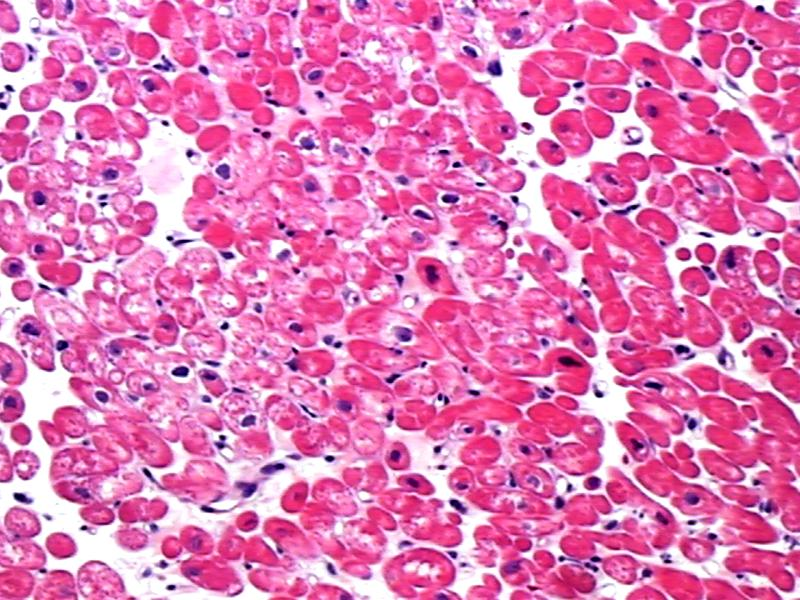
#> input picture images_original/13/R0_caso1.jpg, 800 x 600 px, found by its file name
$ python 13_texture_b.py
#> lines starting #> are read from the running program, lines starting #| are printed output that depends on the picture
import numpy as np
from PIL import Image
from skimage.feature import local_binary_pattern

# Carrega a imagem em tons de cinza
img = Image.open('./images_original/13/R0_caso1.jpg').convert('L')
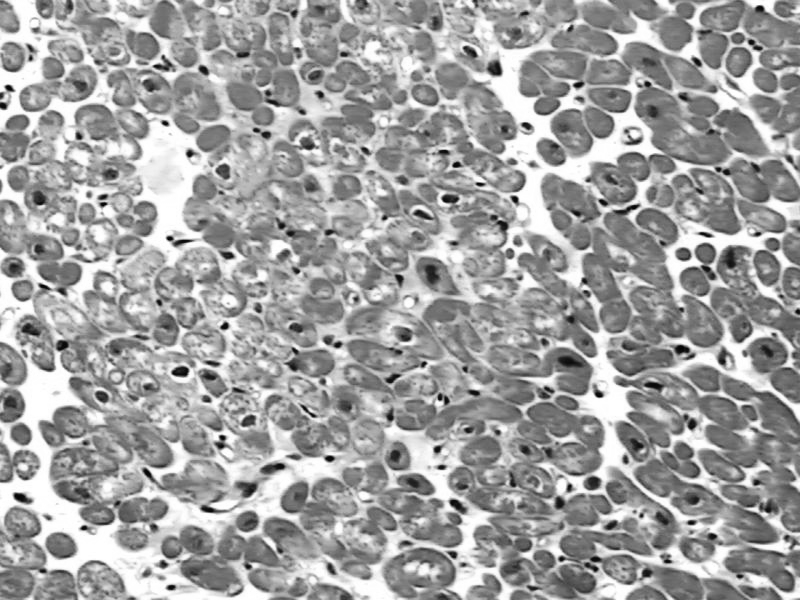
#> img: PIL image 800x600 L; min 3, max 255, mean 160.7

# Converte para matriz NumPy
img_array = np.array(img)

# Define os parâmetros para o cálculo do LBP
radius = 1
n_points = 8

# Calcula o LBP da imagem
lbp = local_binary_pattern(img_array, n_points, radius)
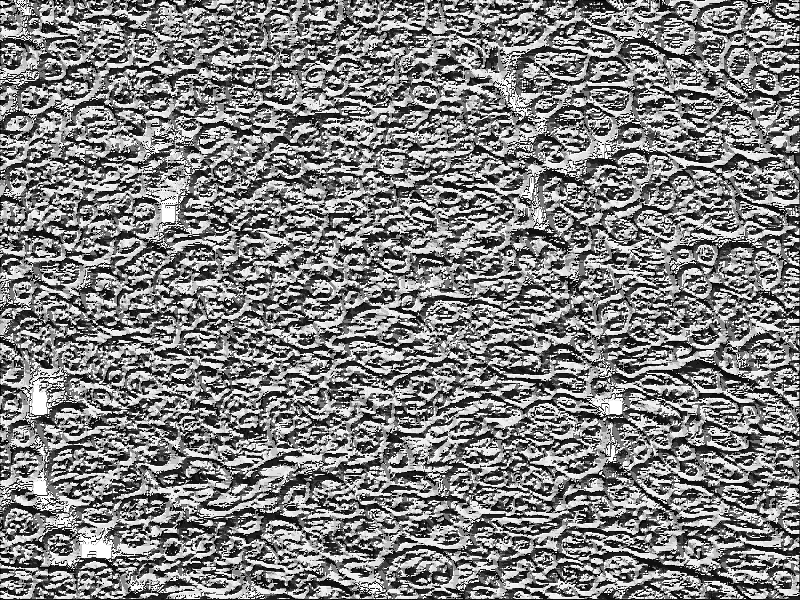
#> lbp: shape (600, 800) float64; min 0, max 255, mean 128.6

# Exibe a imagem resultante
generated = Image.fromarray(lbp)
generated = generated.convert('RGB')
#> generated: PIL image 800x600 RGB
generated.save('./images_generate/13/atividade_8_exercicio_2.jpg')

$ run again, with images_original/13/R0_caso2.jpg copied over images_original/13/R0_caso1.jpg
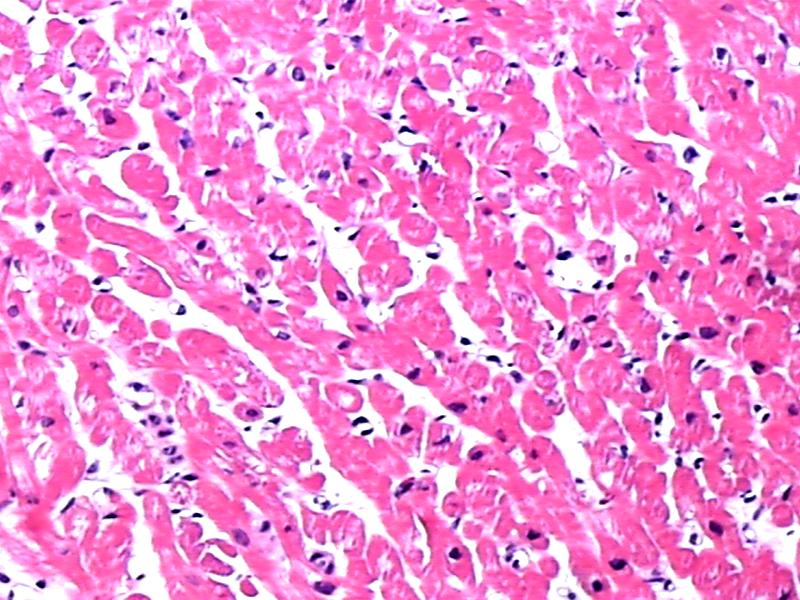
#> input picture images_original/13/R0_caso2.jpg, 800 x 600 px, found by its file name
#> `img = Image.open('./images_original/13/R0_caso1.jpg').convert('L')`:
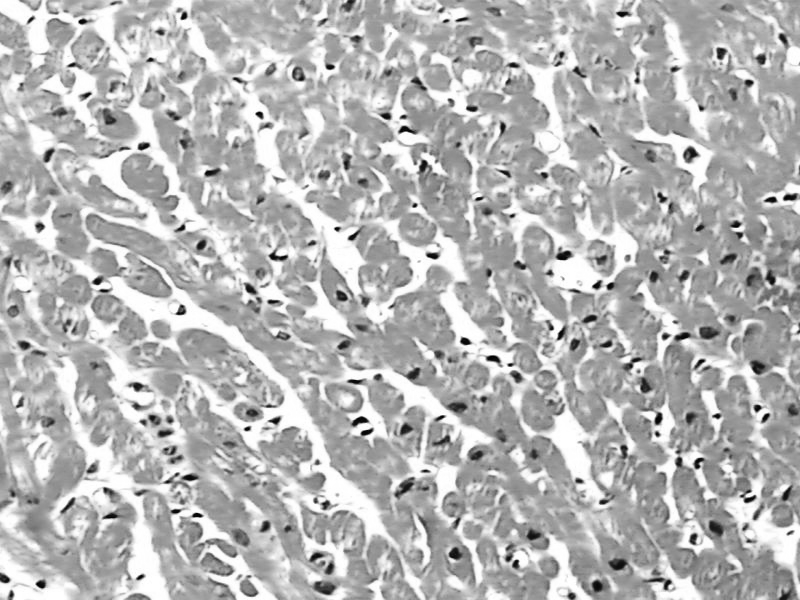
#> img: PIL image 800x600 L; min 1, max 255, mean 181.4
#> `lbp = local_binary_pattern(img_array, n_points, radius)`:
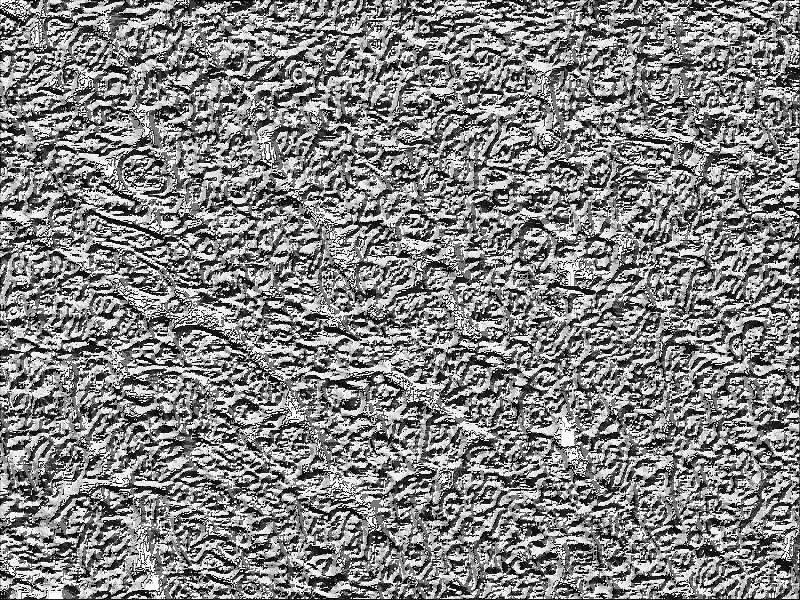
#> lbp: shape (600, 800) float64; min 0, max 255, mean 131.9

$ run again, with images_original/13/R3_caso1.jpg copied over images_original/13/R0_caso1.jpg
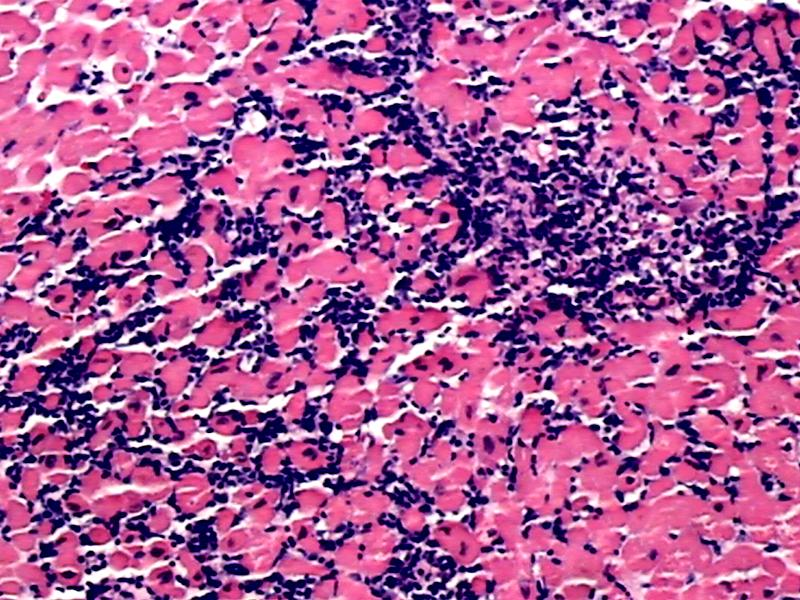
#> input picture images_original/13/R3_caso1.jpg, 800 x 600 px, found by its file name
#> `img = Image.open('./images_original/13/R0_caso1.jpg').convert('L')`:
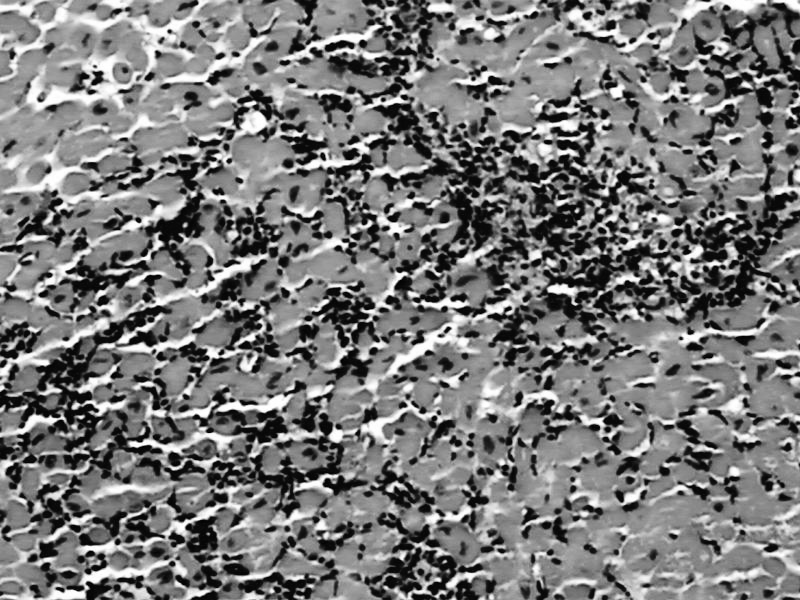
#> img: PIL image 800x600 L; min 1, max 255, mean 121.3
#> `lbp = local_binary_pattern(img_array, n_points, radius)`:
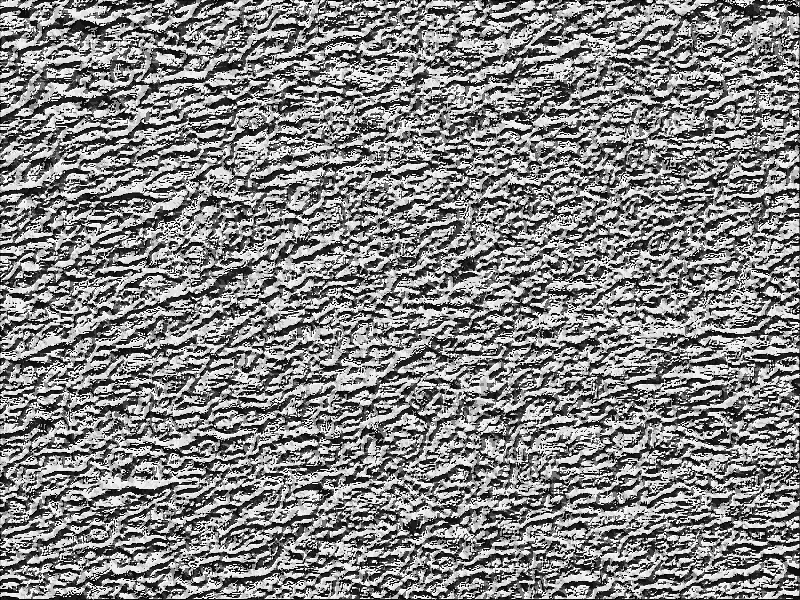
#> lbp: shape (600, 800) float64; min 0, max 255, mean 132.8

$ run again, with images_original/13/R3_caso2.jpg copied over images_original/13/R0_caso1.jpg
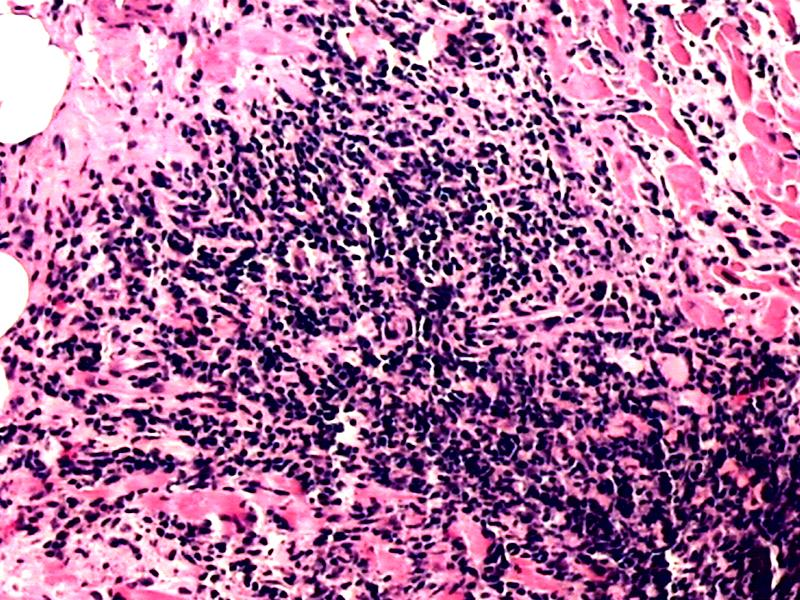
#> input picture images_original/13/R3_caso2.jpg, 800 x 600 px, found by its file name
#> `img = Image.open('./images_original/13/R0_caso1.jpg').convert('L')`:
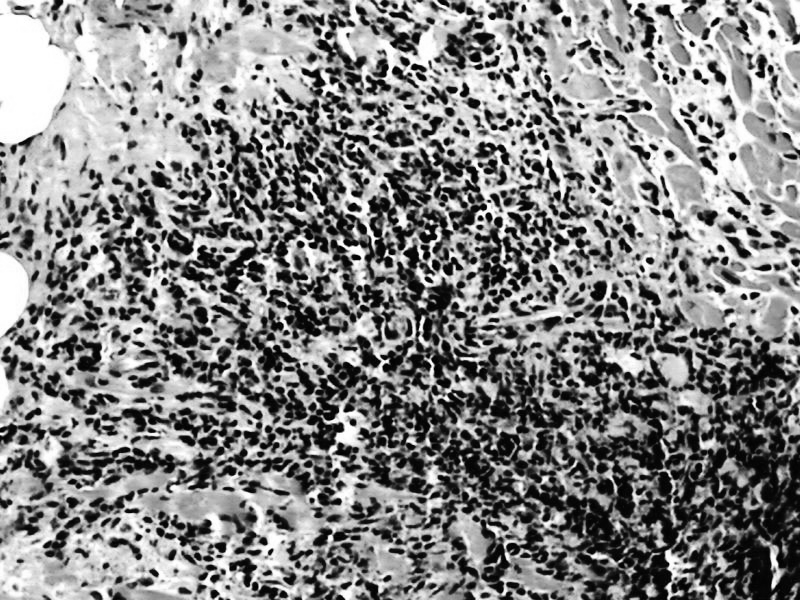
#> img: PIL image 800x600 L; min 0, max 255, mean 134.3
#> `lbp = local_binary_pattern(img_array, n_points, radius)`:
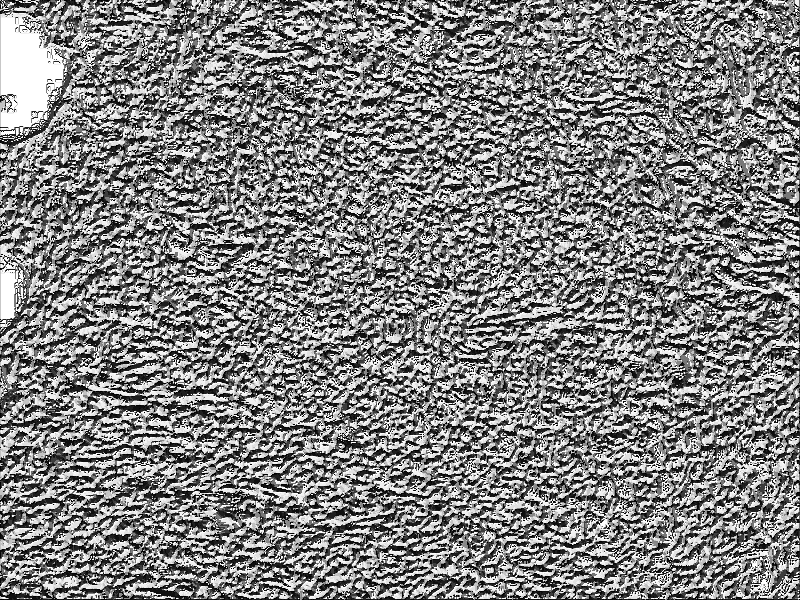
#> lbp: shape (600, 800) float64; min 0, max 255, mean 130
